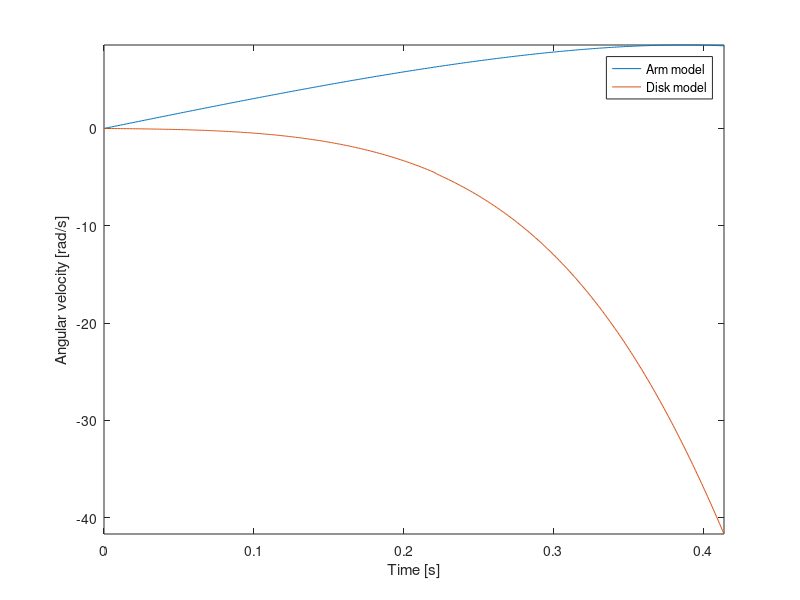

Write MATLAB code to recreate this figure.
clc
clear variables
close all

load('working_model_results');

Ma=1.0; %kg
Md=0.16; %kg
L=1.0; %m
R=0.133; %m
Ja=0.75; %kg-m^2
Jd=0.0014151; %kg-m^2
k=10.0; %N-m/rad

thetaAzero=0; %rad
thetadAzero=0; %rad/s
thetadDzero=0; %rad/s
rzero=0.2; %m

plot(t_WM,thetadotA_WM,t_WM,thetadotD_WM);
axis([0 0.414 -inf inf]);
xlabel('Time [s]');
ylabel('Angular velocity [rad/s]');
legend('Arm model','Disk model');